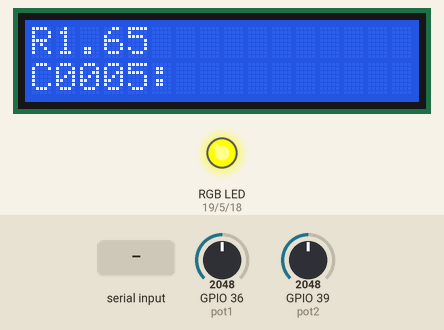
The sketch below on a simulated ESP32. Parts: 16×2 character LCD, an RGB LED mixed from three pins (HIGH = lit). The test bench sets the inputs (shaded band); at power-on: GPIO 36 (pot1) = 2048, GPIO 39 (pot2) = 2048. Dim RGB values are drawn brighter than linear; what the sketch prints to the serial monitor is not drawn.

Above: at 1.2 s.
1.3 s: "+" received over Serial
At 2.5 s:
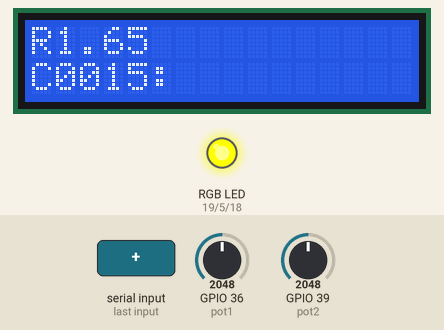
2.8 s: GPIO 36 (pot1) set to 491
At 4.0 s:
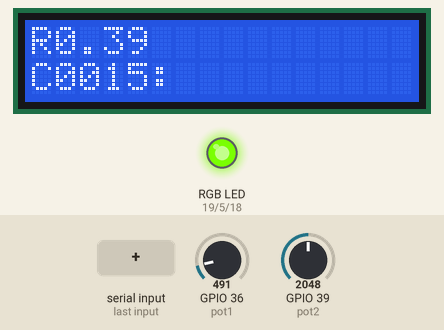
4.3 s: GPIO 39 (pot2) set to 491
At 5.5 s:
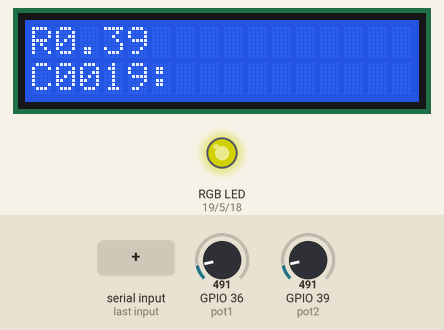
5.9 s: "-" received over Serial
At 6.8 s:
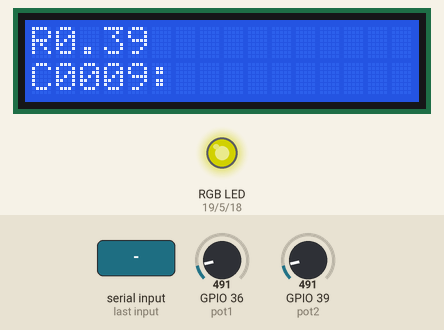
7.4 s: GPIO 36 (pot1) set to 215
At 8.1 s:
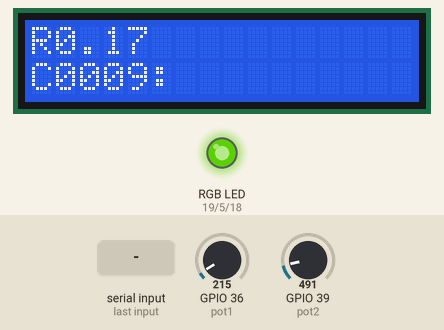
9.0 s: GPIO 39 (pot2) set to 0
At 9.4 s:
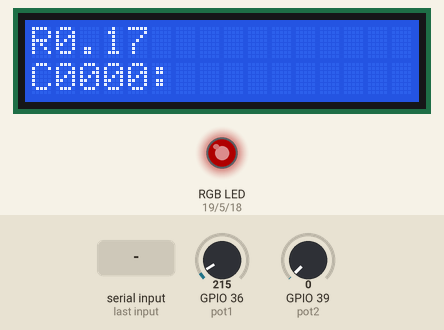
Timing chart, 0 to 11.5 s (numbered marks = the images above; inputs shaded):
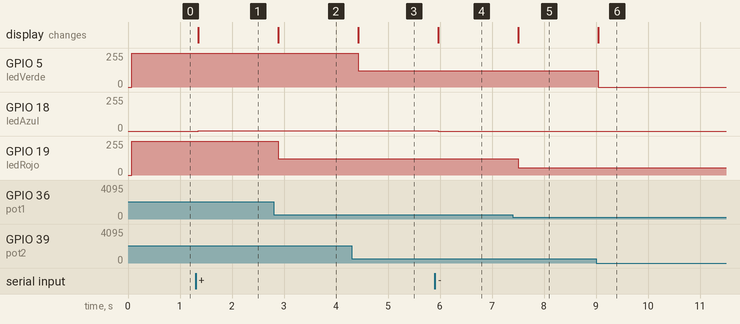

The sketch:

Lab55.ino
```cpp
//*****************************************************************************
// Universidad del Valle de Guatemala
// BE3015 - Electrónica Digital 2
// Alessandro Paiz - 19572
// Laboratorio #5 - UART
//*****************************************************************************

//*****************************************************************************
// Librerías
//*****************************************************************************
#include <Arduino.h>
#include <LiquidCrystal.h>

//*****************************************************************************
// Definición de pines
//*****************************************************************************

#define d4 26            // Definir pines del display
#define d5 25
#define d6 33
#define d7 32
#define en 12
#define rs 13

#define b1 4             // Definir botones
#define b2 0

#define pot1 36          // Definir potenciometros
#define pot2 39

#define ledRojo 19
#define ledVerde 5
#define ledAzul 18

//*****************************************************************************
// Variables Globales
//*****************************************************************************

void UART (void);


//*****************************************************************************
// Variables Globales
//*****************************************************************************
// Create An LCD Object. Signals: [ RS, EN, D4, D5, D6, D7 ]
LiquidCrystal LCD(rs, en, d4, d5, d6, d7);
uint8_t decenas1, unidades1, decimal1;     // Unidad, decimal 1 y decimal 2
uint8_t decenas2, unidades2, decimal2;
uint8_t centenas, decenas, unidades;

int contador = 0;             // Crear variable para el contador
int adcRaw;
float voltaje;                // Variable para voltaje potenciometro 1
float voltaje2;               // Variable para voltaje potenciometro 2
byte estadob1 = 0;
byte estadob2 = 0;
char operacion = 0;
int poti1 = 0;
int poti2 = 0;


//*****************************************************************************
// Configuración
//*****************************************************************************
void setup() {
  Serial.begin(115200);                    // Configuración serial

  LCD.begin(16, 2);                        // Configurar LCD 16*2

  pinMode(ledRojo, OUTPUT);
  pinMode(ledVerde, OUTPUT);
  pinMode(ledAzul, OUTPUT);

  digitalWrite(ledRojo, 0);
  digitalWrite(ledVerde, 0);
  digitalWrite(ledAzul, 0);

  ledcSetup(1, 50, 8);         // Configuración de led verde
  ledcAttachPin(ledRojo, 1);

  ledcSetup(2, 50, 8);         // Configuración de led rojo
  ledcAttachPin(ledVerde, 2);

  ledcSetup(3, 50, 8);         // Configuración de led azul
  ledcAttachPin(ledAzul, 3);

}

//*****************************************************************************
// Loop principal
//*****************************************************************************

void loop() {

  voltaje = analogReadMilliVolts(pot1) / 10.0;        // Separar valores del voltaje P1
  int temp = voltaje;
  decenas1 = temp / 100.0;
  temp = temp - decenas1 *100.0;
  unidades1 = temp / 10.0;
  temp = temp - unidades1 *10.0;
  decimal1 = temp;

  voltaje2 = analogReadMilliVolts(pot2) / 10.0;       // Separar valores del voltaje P2
  int temp2 = voltaje2;
  decenas2 = temp2 / 100.0;
  temp2 = temp2 - decenas2 *100.0;
  unidades2 = temp2 / 10.0;
  temp2 = temp2 - unidades2 *10.0;
  decimal2 = temp2;

  UART();

  int cnt = contador;                                 // Separar valores del contador
  centenas = contador / 100.0;
  cnt = cnt - centenas * 100.0;
  decenas = cnt / 10.0;
  cnt = cnt - decenas * 10.0;
  unidades = cnt;

  LCD.clear();
  LCD.print("Rojo:");

  LCD.setCursor(1, 0);                                 // Imprimir valores separados de Pot1
  LCD.print(decenas1);
  LCD.print('.');
  LCD.print(unidades1);
  LCD.print(decimal1);

  LCD.setCursor(0, 6);                                 // Imprimir valores separados de Pot2
  LCD.print("Verde:");
  LCD.setCursor(1, 6);
  LCD.print(decenas2);
  LCD.print('.');
  LCD.print(unidades2);
  LCD.print(decimal2);

  LCD.setCursor(0, 13);                                 // Imprimir valores separados del contador
  LCD.print("CPU");
  LCD.setCursor(1, 13);
  LCD.print(centenas);
  LCD.print(decenas);
  LCD.print(unidades);

  poti1 = analogRead(pot1);
  ledcWrite(1, poti1/4);

  poti2 = analogRead(pot2);
  ledcWrite(2, poti2/4);

  ledcWrite(3, contador);

  delay(250);

}

//*****************************************************************************
// Funcion UART
//*****************************************************************************
void UART (void){
  if (Serial.available() > 0){
    operacion = Serial.read();
    Serial.print("Potenciometro 1: ");
    Serial.print(decenas1);
    Serial.print('.');
    Serial.print(unidades1);
    Serial.println(decimal1);
    Serial.print("Potenciometro 2: ");
    Serial.print(decenas2);
    Serial.print('.');
    Serial.print(unidades2);
    Serial.println(decimal2);

    if (operacion == '+'){
      contador++;
      if (contador > 255){
        contador = 0;
      }
    }

    if (operacion == '-'){
      contador--;
      if (contador < 0){
        contador = 255;
      }

    }

  }
}
```

Measured:
- after the input at 1.3 s, GPIO 18 (ledAzul): 0/255 → 1/255 after 0.05 s; the display: changes after 0.05 s (image 1)
- after the input at 2.8 s, GPIO 19 (ledRojo): 255/255 → 122/255 after 0.09 s; the display: changes after 0.09 s (image 2)
- after the input at 4.3 s, GPIO 5 (ledVerde): 255/255 → 122/255 after 0.13 s; the display: changes after 0.13 s (image 3)
- after the input at 5.9 s, GPIO 18 (ledAzul): 1/255 → 0/255 after 0.06 s; the display: changes after 0.06 s (image 4)
- after the input at 7.4 s, GPIO 19 (ledRojo): 122/255 → 53/255 after 0.10 s; the display: changes after 0.10 s (image 5)
- after the input at 9.0 s, GPIO 5 (ledVerde): 122/255 → 0/255 at once; the display: changes at once (image 6)
